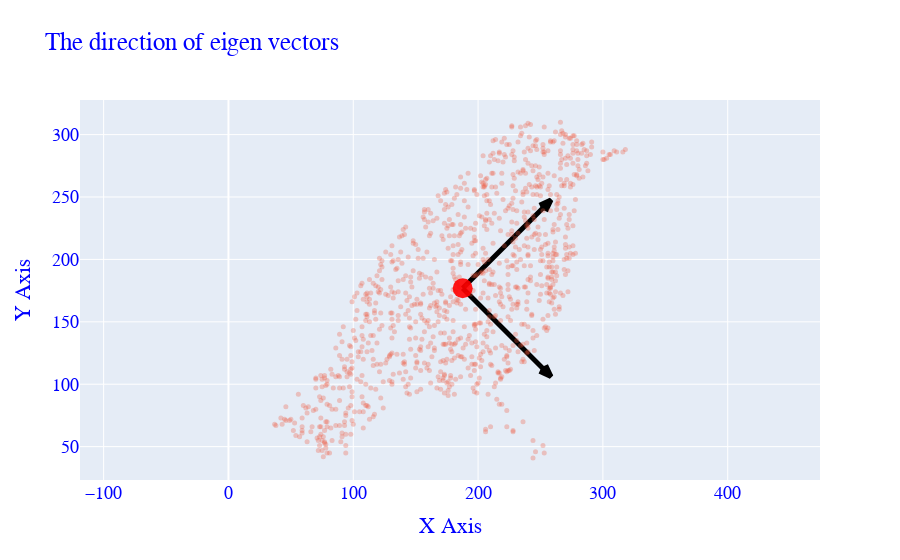

Notebook code for this chart:
### Markdown cell above
**Q8:** Plot the direction of eigen vectors which will be the new axis

### Code cell
import plotly.graph_objects as go
import plotly.io as pio
import plotly.figure_factory as ff
 
pio.templates.default = "plotly" # ["plotly", "plotly_white", "plotly_dark", "ggplot2", "seaborn", "simple_white", "none"]:


# Drawing the eigen vectors
fig=ff.create_quiver(
    x=[bird.mean()[0]]*2, #start
    y=[bird.mean()[1]]*2,
    u=eig_vecs[:,0]*100, #end
    v=eig_vecs[:,1]*100,
    scale=1,
    arrow_scale=0.1,
    name='quiver',
    line=dict(
        width=5,
        color = 'black'))

#standardized bird
fig.add_trace(
    go.Scatter(
        x=bird['# x'],
        y=bird[' y'],
        mode='markers',
        marker=dict(
        size=5,
        colorscale='Viridis',  # choose a colorscale
        opacity=0.3
    )
        
))


fig.add_trace(
    go.Scatter(
        x=[bird.mean()[0]],
        y=[bird.mean()[1]],
        mode='markers',
        marker=dict(
        size=20,
        color='Red',   # choose a colorscale
        opacity=0.9
    )
    
    )

)

fig.update_yaxes(scaleanchor = "x",scaleratio = 1)


fig.update_layout(
    title="The direction of eigen vectors",
    showlegend=False,
    xaxis_title="X Axis",
    yaxis_title="Y Axis ",
    font=dict(
        family="Courier New, monospace",
        size=18,
        color="Blue",
    )
)

### Figure 1 — Plotly figure (JSON) as saved in the notebook; plotly's stock layout.template omitted (floating-point values rounded to 4 significant figures; data arrays with more than 128 entries replaced by an {"elided": "..."} marker saying what was removed)
{"data": [{"line": {"color": "black", "width": 5}, "mode": "lines", "name": "quiver", "type": "scatter", "x": [187.7, 258.4, null, 187.7, 258.4, null, 249.3, 258.4, 254.1, null, 254.1, 258.4, 249.3, null], "y": [176.9, 106.2, null, 176.9, 247.6, null, 110.4, 106.2, 115.3, null, 238.6, 247.6, 243.4, null]}, {"marker": {"colorscale": [[0, "#440154"], [0.1111, "#482878"], [0.2222, "#3e4989"], [0.3333, "#31688e"], [0.4444, "#26828e"], [0.5556, "#1f9e89"], [0.6667, "#35b779"], [0.7778, "#6ece58"], [0.8889, "#b5de2b"], [1, "#fde725"]], "opacity": 0.3, "size": 5}, "mode": "markers", "type": "scatter", "x": {"elided": "1000 int values"}, "y": {"elided": "1000 int values"}}, {"marker": {"color": "Red", "opacity": 0.9, "size": 20}, "mode": "markers", "type": "scatter", "x": [187.7], "y": [176.9]}], "layout": {"autosize": true, "font": {"color": "Blue", "family": "Courier New, monospace", "size": 18}, "hovermode": "closest", "showlegend": false, "title": {"text": "The direction of eigen vectors"}, "xaxis": {"autorange": true, "domain": [0, 1], "range": [-237.0, 592.0], "title": {"text": "X Axis"}, "type": "linear"}, "yaxis": {"autorange": true, "domain": [0, 1], "range": [20.06, 330.9], "scaleanchor": "x", "scaleratio": 1, "title": {"text": "Y Axis "}, "type": "linear"}}}
